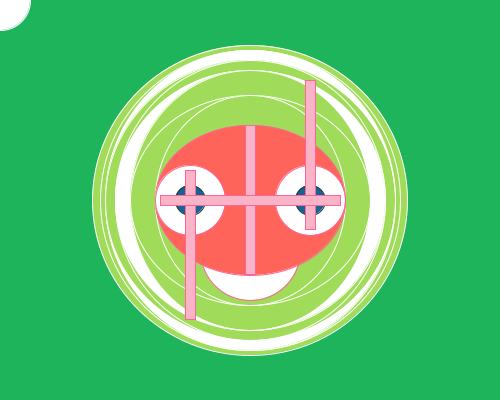
Frame 1 (no input)
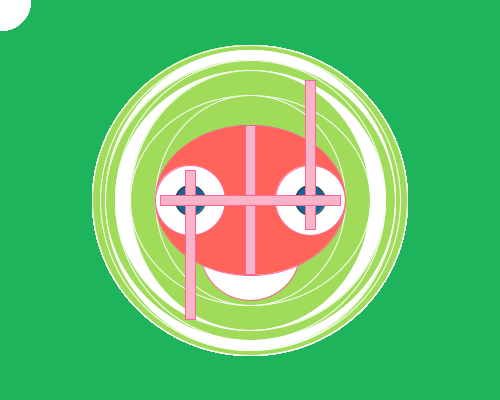
Frame 60 (the mouse pressed at the canvas centre just before this capture)
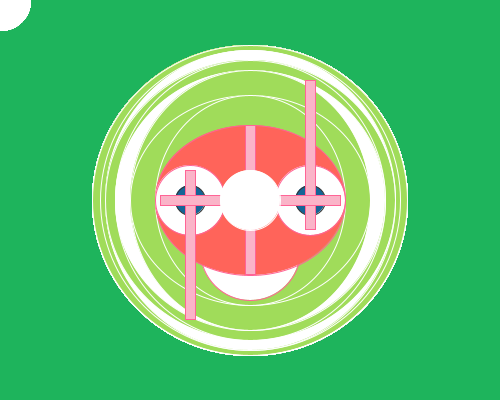
Frame 120 (the mouse held since frame 60 and released just before this capture)

The Processing sketch that drew these frames (run headless with seeded random() and noise(); from frame 60 on, the mouse is pressed at the canvas centre):

// Processing sketch: processing_168480
// ── processing_168480.pde

void setup() {
  size(500, 400);
  background(30, 180, 92);
}

void draw() {
  

  stroke(255, 255, 255);
  fill(160, 220, 90);
  ellipse(250, 200, 300, 300);
  ellipse(250, 200, 315, 310);
  ellipse(250, 200, 300, 300);
  fill(255);
  ellipse(250, 200, 290, 300);
  fill(160, 220, 90);
  ellipse(250, 200, 290, 280);
  ellipse(250, 200, 270, 280);
  fill(255);
  ellipse(250, 200, 270, 260);
  fill(160, 220, 90);
  ellipse(250, 200, 240, 260);
  ellipse(250, 200, 240, 210);
  ellipse(250, 200, 190, 210);
  
  stroke(255, 100, 150);
  fill(255);
  ellipse(250, 250, 100, 100);

  stroke(255, 100, 150);
  fill(255, 100, 90);
  ellipse(250, 200, 190, 150);

  fill(250, 180, 200);
  rect(245, 125, 10, 149);


  fill(255, 255, 255);
  ellipse(310, 200, 70, 70);
  ellipse(190, 200, 70, 70);
  
  fill(20, 100, 150);
  stroke(50);
  ellipse(310, 200, 30,30);
  ellipse(190, 200, 30, 30);

  stroke(255, 100, 150);
  fill(250, 180, 200);
  rect(305, 80, 10, 149);
  rect(185, 170, 10, 149);
  rect(160, 195, 180, 10);

  stroke(255);
  fill(255, 255, 255);
//  ellipse(0, 200, 180, 180);
//  ellipse(500, 200, 180, 180);

  ellipse(mouseX, mouseY, 60, 60);
}
